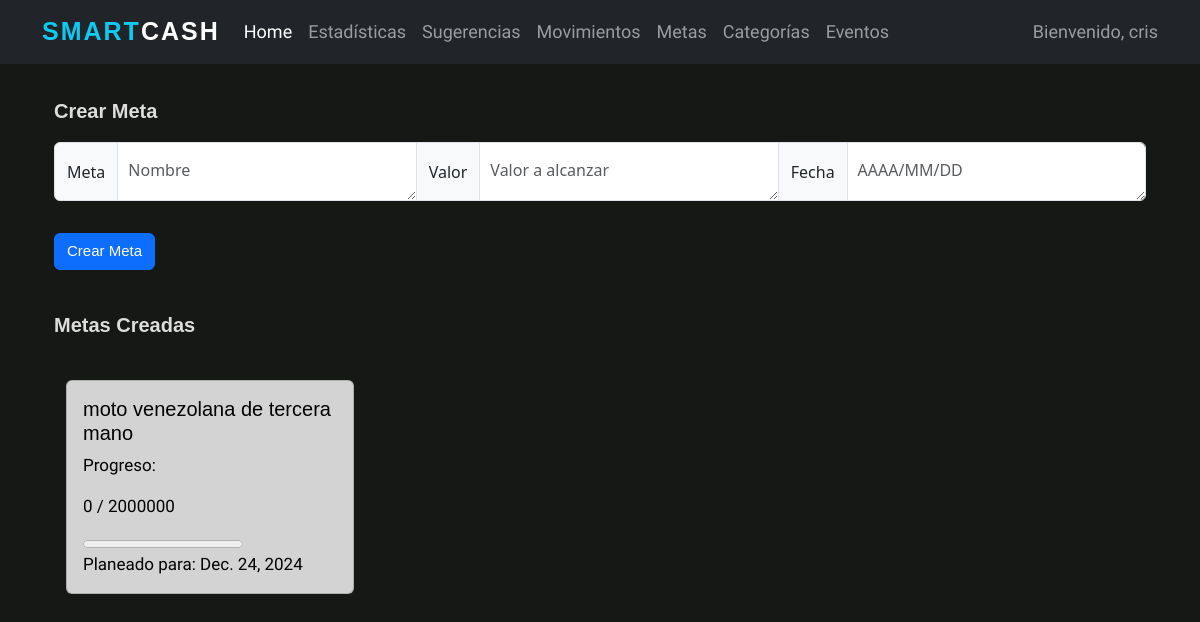
The page /goals/ (signed in) on the database its author committed.
### wallet/models.py (models this page shows, shortened)
class Meta(models.Model):
    usuario = models.ForeignKey(User, on_delete=models.CASCADE)
    nombre = models.CharField(max_length=100)
    fecha = models.DateField()
    fecha_creacion = models.DateField(null=True, blank=True)
    cantidad_meta = models.IntegerField()
    cantidad_actual = models.IntegerField()
    dias_estimados = models.IntegerField(null=True, blank=True)

### wallet/views.py (the view)
# urls.py: path('goals/', wallet_views.goals, name='goals'),
def goals(request):
    connection.current_user = request.user
    goal_subject = Subject()
    goal_observer = GoalCreatedObserver()
    goal_subject.add_observer(goal_observer)
    goal_name = request.GET.get('goal_name')
    goal_value = request.GET.get('goal_value')
    goal_date = request.GET.get('goal_date')
    if goal_date and goal_name and goal_value:
        connection.create_goal(goal_name.lower(), goal_value, goal_date, request.user)
        connection.create_category(goal_name, request.user)
        goal_subject.notify_observers(f"Meta '{goal_name}' creada con valor {goal_value} y fecha {goal_date}")
    user_goals = connection.search_user_goals(request.user)
    user_estimated_dates = mov.date_estimated(user_goals)
    return render(request, 'registration/goals.html',
                  {'goal_name': goal_name, 'goal_value': goal_value, 'goal_date': goal_date, 'user_goals': user_goals, 'estimated_dates': user_estimated_dates})

### wallet/connection.py (called while the page is built)
def search_user_goals(user):
    goals = Meta.objects.all().filter(usuario=user)
    return goals

### wallet/movements.py (called while the page is built)
def date_estimated(goals):
    for goal in goals:
        passed_days = (datetime.today().date() - goal.fecha_creacion).days
        if goal.cantidad_actual != 0:
            estimated = (goal.cantidad_meta * (passed_days + 1 if passed_days == 0 else passed_days) / goal.cantidad_actual) - passed_days
            goal.dias_estimados = int(round(estimated))
            goal.save()

### wallet/observers.py (called while the page is built)
    def add_observer(self, observer):
        self._observers.append(observer)

### wallet/templates/registration/goals.html (shortened to what this page needs)
{% extends 'base.html' %}
{% load static %}
    {% block content %}
<form action="">
    <br><br><br><br>
    <div class="container">
        <p id="movimientos">Crear Meta</p>
        <div class="input-group mb-3">
            <span class="input-group-text mb-3">Meta</span>
            <textarea class="form-control mb-3" aria-label="With textarea" placeholder="Nombre"
                      name="goal_name"></textarea>
            <span class="input-group-text mb-3">Valor</span>
            <textarea class="form-control mb-3" aria-label="With textarea"
                      placeholder="Valor a alcanzar" name="goal_value"></textarea>
            <span class="input-group-text mb-3">Fecha</span>
            <textarea class="form-control mb-3" aria-label="With textarea" placeholder="AAAA/MM/DD"
                      name="goal_date"></textarea>
        </div>
        <button type="submit" class="btn btn-primary mb-3"> Crear Meta</button>
    <br>
    <br>
</form>
<p id="movimientos">Metas Creadas</p>
{% for goal in user_goals %}
<div class="container">
    <br>
            <div class="card" style="width: 18rem;">
                <div id="metas" class="card-body">
                    <h5 class="card-title">
                        {{ goal.nombre }}
                    </h5>
                    <p class="card-text">Progreso: </p>
                    <p class="card-text">{{ goal.cantidad_actual }} / {{ goal.cantidad_meta }}</p>
                    <progress id="file" value="{{ goal.cantidad_actual }}" max="{{ goal.cantidad_meta }}"></progress>
                    <p class="card-text">Planeado para: {{ goal.fecha }}</p>
                </div>
            </div>
    </div>
{% endfor %}
{% endblock content %}

### smartcash/templates/base.html (shortened to what this page needs)
{% load static %}
<html lang="en">
<head>
    <link href="https://cdn.jsdelivr.net/npm/bootstrap@5.3.0-alpha1/dist/css/bootstrap.min.css" rel="stylesheet"
>
    <link rel="stylesheet" href="https://cdn.jsdelivr.net/npm/bootstrap-icons@1.7.2/font/bootstrap-icons.css">
    <link rel="stylesheet" type="text/css" href="{% static 'css/style.css' %}"/>
</head>
<body>
    <nav class="navbar navbar-expand-lg navbar-dark bg-dark fixed-top">
        <div class="container">
            <a href="{% url 'home' %}" class="navbar-brand"> <span class="text-info">Smart</span>Cash</a>
            <div class="collapse navbar-collapse" id="navbarText">
                <ul class="navbar-nav me-auto mb-2 mb-lg-0">
                    <li class="nav-item">
                        <a class="nav-link active" aria-current="page" href="{% url 'home' %}">Home</a>
                    </li>
                    <li class="nav-item">
                        <a class="nav-link" href="{% url 'statistics' %}">Estadísticas</a>
                    </li>
                    <li class="nav-item">
                        <a class="nav-link" href="{% url 'suggestions' %}">Sugerencias</a>
                    </li>
                    <li class="nav-item">
                        <a class="nav-link" href="{% url 'movements' %}">Movimientos</a>
                    </li>
                    <li class="nav-item">
                        <a class="nav-link" href="{% url 'goals' %}">Metas</a>
                    </li>
                    <li class="nav-item">
                        <a class="nav-link" href="{% url 'categoria_list' %}">Categorías</a>
                    </li>
                    <li class="nav-item">
                        <a class="nav-link" href="{% url 'events' %}">Eventos</a>
                    </li>
                </ul>
                <span id="bienvenida" class="navbar-text">
					Bienvenido, {{ user.username }}
				</span>
            </div>
        </div>
</nav>
<div class="container">
    {% block content %}
    {% endblock content %}
</div>
</body>
</html>

### static/css/style.css (style rules this page uses)
#bienvenida { font-family: 'Roboto Condensed', sans-serif; font-size: 18px; }
#movimientos { font-family:'Lucida Sans', 'Lucida Sans Regular', 'Lucida Grande', 'Lucida Sans Unicode', Geneva, Verdana, sans-serif; color: rgb(221, 221, 221); font-weight: bold; font-size: 20px; }
#metas { color: black; }
.form-control { height: 59px; padding: 15px 10; box-sizing: border-box; }
h5 { font-family:'Lucida Sans', 'Lucida Sans Regular', 'Lucida Grande', 'Lucida Sans Unicode', Geneva, Verdana, sans-serif; }
.btn { font-family:'Lucida Sans', 'Lucida Sans Regular', 'Lucida Grande', 'Lucida Sans Unicode', Geneva, Verdana, sans-serif; font-size: 15px; }
p { font-family: 'Roboto Condensed', sans-serif; font-size: 17px; }
body { background: #161815; }
.navbar-nav a { font-family: 'Roboto Condensed', sans-serif; font-size: 18px; }
.navbar-dark .navbar-brand { font-family:'Franklin Gothic Medium', 'Arial Narrow', Arial, sans-serif; color: #fff; font-size: 25px; text-transform: uppercase; font-weight: bold; letter-spacing: 2px; }
.card { background-color: #D3D3D3; }

### rows shown on the page
Meta: nombre "moto venezolana de tercera mano", cantidad_actual "0", cantidad_meta "2000000", fecha "Dec. 24, 2024"

### other values the page prints
{{ user.username }} "cris"
